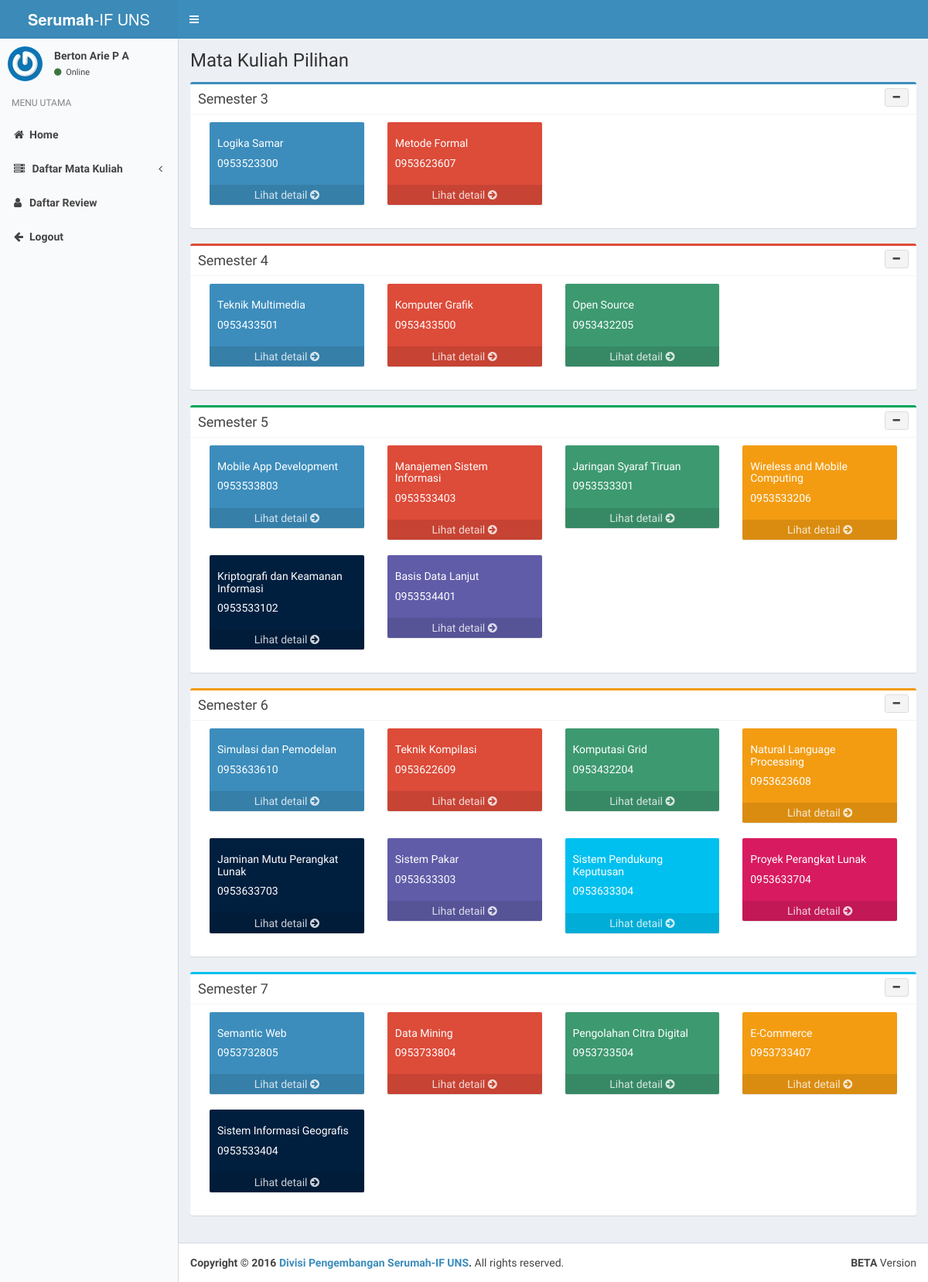
The app's page /makulpilihan.php (signed in) with its own data.
### tables this page shows
CREATE TABLE IF NOT EXISTS `makul` (
  `id_makul` int(11) NOT NULL AUTO_INCREMENT,
  `kode_makul` varchar(10) NOT NULL,
  `nama_makul` varchar(50) NOT NULL,
  `tipe_makul` tinyint(1) NOT NULL,
  `semester` int(1) NOT NULL,
  `deskripsi_makul` text NOT NULL,
  `prasyarat` varchar(25) DEFAULT NULL,
  `sks` int(1) NOT NULL,
  `teori` int(1) NOT NULL,
  `praktikum` int(1) NOT NULL,
  `diperbarui` datetime NOT NULL DEFAULT CURRENT_TIMESTAMP,
  PRIMARY KEY (`id_makul`)
);

### layout/makultipe.php (the view)
<?php
    require 'control/database.php';
    echo'
        <div class="box '.$cboxs[$c++].'">
            <div class="box-header with-border">
                <h3 class="box-title">Semester '.$i.'</h3>
                <div class="pull-right box-tools">
                    <button type="button" class="btn btn-default btn-sm" data-widget="collapse" data-toggle="tooltip">
                    <i class="fa fa-minus"></i></button>
                </div>
            </div>
            <div class="box-body">
    ';
    $colors = array('bg-light-blue', 'bg-red', 'bg-olive', 'bg-yellow', 'bg-navy', 'bg-purple', 'bg-aqua', 'bg-maroon');
    $query = mysqli_query($mysqli, "SELECT * FROM `makul` WHERE tipe_makul='$tipe' AND semester='$i'");
    $j = 0;
    while($makul = $query->fetch_object()){
        echo '
            <div class="col-lg-3 col-xs-6">
              <div class="small-box '.$colors[$j].'">
                <div class="inner">
                  <h5>'.$makul->nama_makul.'</h5>
                  <h5>'.$makul->kode_makul.'</h5>
                </div>
                <a href="makul.php?idmakul='.$makul->id_makul.'&col='.$colors[$j++].'" class="small-box-footer">Lihat detail <i class="fa fa-arrow-circle-right"></i></a>
              </div>
            </div>
        ';
    }
    echo '
            </div>
        </div>
    ';
?>

### makulpilihan.php (shortened to what this page needs)
<html>
<head>
  <?php require_once 'layout/head.php'; ?>
</head>
<body class="hold-transition skin-blue-light sidebar-mini">
  <div class="wrapper">
    <?php require_once 'layout/navside.php'; ?>
    <div class="content-wrapper">
        <section class="content-header">
            <h1>Mata Kuliah Pilihan</h1>
        </section>
        <section class="content">
        <?php
            $cboxs = array('box-primary', 'box-danger', 'box-success', 'box-warning', 'box-info');
            $tipe = 1; $c = 0;
            for($i = 3; $i <= 7; $i++){
                require 'layout/makultipe.php';
            }
        ?>
      </section>
    </div>
    <?php require_once 'layout/footer.php'; ?>
  </div>
</body>
</html>

### records on screen
makul: nama_makul "Logika Samar", kode_makul "0953523300"
makul: nama_makul "Metode Formal", kode_makul "0953623607"
makul: nama_makul "Teknik Multimedia", kode_makul "0953433501"
makul: nama_makul "Komputer Grafik", kode_makul "0953433500"
makul: nama_makul "Open Source", kode_makul "0953432205"
makul: nama_makul "Mobile App Development", kode_makul "0953533803"
makul: nama_makul "Manajemen Sistem Informasi", kode_makul "0953533403"
makul: nama_makul "Jaringan Syaraf Tiruan", kode_makul "0953533301"
makul: nama_makul "Wireless and Mobile Computing", kode_makul "0953533206"
makul: nama_makul "Kriptografi dan Keamanan Informasi", kode_makul "0953533102"
makul: nama_makul "Basis Data Lanjut", kode_makul "0953534401"
makul: nama_makul "Simulasi dan Pemodelan", kode_makul "0953633610"
makul: nama_makul "Teknik Kompilasi", kode_makul "0953622609"
makul: nama_makul "Komputasi Grid", kode_makul "0953432204"
makul: nama_makul "Natural Language Processing", kode_makul "0953623608"
makul: nama_makul "Jaminan Mutu Perangkat Lunak", kode_makul "0953633703"
makul: nama_makul "Sistem Pakar", kode_makul "0953633303"
makul: nama_makul "Sistem Pendukung Keputusan", kode_makul "0953633304"
makul: nama_makul "Proyek Perangkat Lunak", kode_makul "0953633704"
makul: nama_makul "Semantic Web", kode_makul "0953732805"
makul: nama_makul "Data Mining", kode_makul "0953733804"
makul: nama_makul "Pengolahan Citra Digital", kode_makul "0953733504"
makul: nama_makul "E-Commerce", kode_makul "0953733407"
makul: nama_makul "Sistem Informasi Geografis", kode_makul "0953533404"

### other values on screen
$nama "Berton Arie P A"
$i "3"
$i "4"
$i "5"
$i "6"
$i "7"
